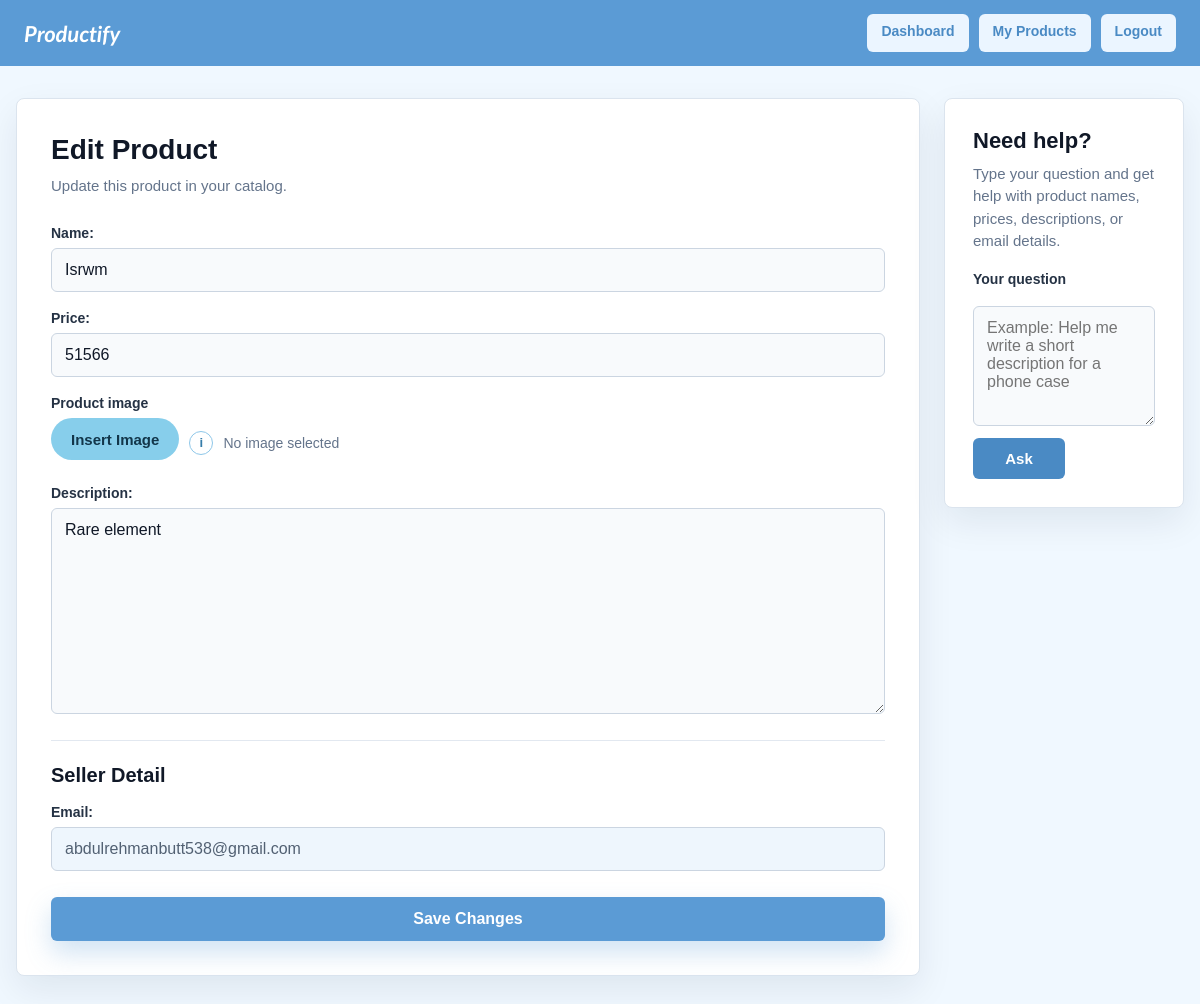
Page /edit/3/ (signed in) on the committed database.
### products/models.py (models this page shows, shortened)
class Product(models.Model):
    owner = models.ForeignKey(User, on_delete=models.CASCADE)
    name = models.CharField(max_length=100)
    image =models.ImageField(
        upload_to='products/',
        null=True,
        blank=True
    )
    price = models.IntegerField()
    description = models.TextField()
    email = models.EmailField()
    created_at = models.DateTimeField(auto_now_add=True)

### products/views.py (the view)
# urls.py: path('edit/<int:product_id>/', views.edit_product, name='edit_product'),
@login_required
def edit_product(request, product_id):
    product = get_object_or_404(Product, id=product_id, owner=request.user)
    post_data = request.POST.copy() if request.method == "POST" else None
    if post_data is not None:
        post_data["email"] = request.user.email
    form = ProductForm(
        post_data,
        request.FILES or None,
        instance=product,
        user=request.user,
    )
    if request.method == "POST" and form.is_valid():
        product = form.save(commit=False)
        product.email = request.user.email
        product.save()
        return redirect("myproduct")
    return render(request, "form.html", {"form": form, "product": product})

### products/forms.py
class ProductForm(forms.ModelForm):
    def __init__(self, *args, user=None, **kwargs):
        super().__init__(*args, **kwargs)
        user_email = getattr(user, "email", "") if user else ""
        if user_email:
            self.fields["email"].initial = user_email
        self.fields["email"].widget.attrs.update({"readonly": "readonly"})
    class Meta:
        model = Product
        fields = ["name", "price", "image", "description", "email"]
        widgets = {
            "image": forms.FileInput(attrs={"accept": "image/*"}),
        }

### products/templates/form.html (shortened to what this page needs)
    <!DOCTYPE html>
<html lang="en">
<head>
</head>
<body>
<header class="topbar">
    <a class="brand" href="{% url 'home' %}">Productify</a>
    <nav class="nav">
        <a href="{% url 'home' %}">Dashboard</a>
        <a href="{% url 'myproduct' %}">My Products</a>
        <a href="{% url 'logout' %}">Logout</a>
    </nav>
</header>
<main>
    <div class="submit-layout">
        <section class="form-panel">
            <h1>{% if product %}Edit Product{% else %}Add Product{% endif %}</h1>
            <p class="subtitle">
                {% if product %}
                    Update this product in your catalog.
                {% else %}
                    Enter the product details below and save them to your catalog.
                {% endif %}
            </p>
            <form method="POST" enctype="multipart/form-data">
                <div class="field-group">
                    {{ form.name.label_tag }}
                    {{ form.name }}
                </div>
                <div class="field-group">
                    {{ form.price.label_tag }}
                    {{ form.price }}
                </div>
                <div class="field-group">
                    <label>Product image</label>
                    <div class="image-upload-row">
                        <label class="image-button" for="{{ form.image.id_for_label }}">Insert Image</label>
                        <span class="info-icon" title="Add image of the product">i</span>
                        <span class="selected-image-name" id="selected-image-name">
                            {% if product.image %}{{ product.image.name }}{% else %}No image selected{% endif %}
                        </span>
                    </div>
                </div>
                <div class="field-group">
                    {{ form.description.label_tag }}
                    {{ form.description }}
                </div>
                <section class="seller-section">
                    <h2>Seller Detail</h2>
                    <div class="field-group">
                        {{ form.email.label_tag }}
                        {{ form.email }}
                    </div>
                </section>
                <button class="save-button" type="submit">
                    {% if product %}Save Changes{% else %}Save Product{% endif %}
                </button>
            </form>
        </section>
        <aside class="help-panel">
            <h2>Need help?</h2>
            <p>Type your question and get help with product names, prices, descriptions, or email details.</p>
            <form class="ask-form" id="ask-form">
                <label for="question">Your question</label>
                <textarea id="question" name="question" placeholder="Example: Help me write a short description for a phone case"></textarea>
                <button class="ask-button" id="ask-button" type="submit">Ask</button>
            </form>
        </aside>
    </div>
</main>
</body>
</html>

### products/templates/form.html (style rules this page uses)
* { box-sizing: border-box; }
body { margin: 0; min-height: 100vh; font-family: Arial, Helvetica, sans-serif; color: #17202a; background: #F0F8FF; }
.topbar { background: #5B9BD5; border-bottom: none; padding: 14px 24px; display: flex; align-items: center; justify-content: space-between; gap: 16px; }
.brand { color: #ffffff; font-size: 22px; font-weight: 800; font-family: 'Lato', sans-serif; font-style: italic; font-weight: 700; text-decoration: none; }
.nav { display: flex; flex-wrap: wrap; gap: 10px; }
.nav a { border-radius: 6px; background: #EBF5FF; color: #4A8AC4; min-height: 38px; padding: 9px 14px; text-decoration: none; font-weight: 700; font-size: 14px; }
main { width: calc(100% - 32px); margin: 32px 16px; }
.submit-layout { display: grid; grid-template-columns: minmax(0, 8fr) minmax(240px, 2fr); align-items: start; gap: 24px; }
.form-panel { background: #ffffff; border: 1px solid #dbe4ee; border-radius: 8px; box-shadow: 0 14px 36px rgba(16, 30, 54, 0.08); padding: 34px; }
h1 { margin: 0 0 8px; font-size: 28px; line-height: 1.2; color: #101827; }
.subtitle { margin: 0 0 28px; color: #64748b; font-size: 15px; line-height: 1.5; }
.field-group { margin-bottom: 18px; }
.seller-section { border-top: 1px solid #e2e8f0; margin-top: 22px; padding-top: 22px; }
.seller-section h2 { color: #101827; font-size: 20px; line-height: 1.25; margin: 0 0 16px; }
label { display: block; margin-bottom: 7px; font-size: 14px; font-weight: 700; color: #253244; }
input, textarea { width: 100%; border: 1px solid #cbd5e1; border-radius: 6px; background: #f8fafc; color: #101827; font: inherit; padding: 12px 13px; outline: none; transition: border-color 0.18s ease, box-shadow 0.18s ease, background 0.18s ease; }
textarea { min-height: 120px; resize: vertical; }
input[readonly] { background: #eef6fd; color: #526173; cursor: default; }
.image-upload-row { align-items: center; display: flex; flex-wrap: wrap; gap: 10px; }
.image-button { align-items: center; background: #87CEEB; border-radius: 999px; color: #12364a; cursor: pointer; display: inline-flex; font-size: 15px; font-weight: 800; min-height: 42px; padding: 11px 20px; transition: background 0.18s ease, box-shadow 0.18s ease; }
.info-icon { align-items: center; border: 1px solid #8ec7e9; border-radius: 50%; color: #367da9; display: inline-flex; font-size: 13px; font-weight: 800; height: 24px; justify-content: center; line-height: 1; width: 24px; }
.selected-image-name { color: #64748b; font-size: 14px; }
.save-button { width: 100%; border: 0; border-radius: 6px; background: #5B9BD5; color: #ffffff; cursor: pointer; font-size: 16px; font-weight: 700; padding: 13px 18px; margin-top: 8px; box-shadow: 0 12px 26px rgba(91, 155, 213, 0.28); }
.help-panel { background: #ffffff; border: 1px solid #dbe4ee; border-radius: 8px; box-shadow: 0 14px 36px rgba(16, 30, 54, 0.08); padding: 28px; }
.help-panel h2 { margin: 0 0 8px; color: #101827; font-size: 22px; line-height: 1.25; }
.help-panel p { margin: 0 0 18px; color: #64748b; font-size: 15px; line-height: 1.5; }
.ask-form { display: grid; gap: 12px; }
.ask-button { width: fit-content; min-width: 92px; border: 0; border-radius: 6px; background: #4A8AC4; color: #ffffff; cursor: pointer; font-size: 15px; font-weight: 700; padding: 12px 18px; }

### rows in the picture
Product: name "Isrwm", price "51566", description "Rare element", email "abdulrehmanbutt538@gmail.com"
